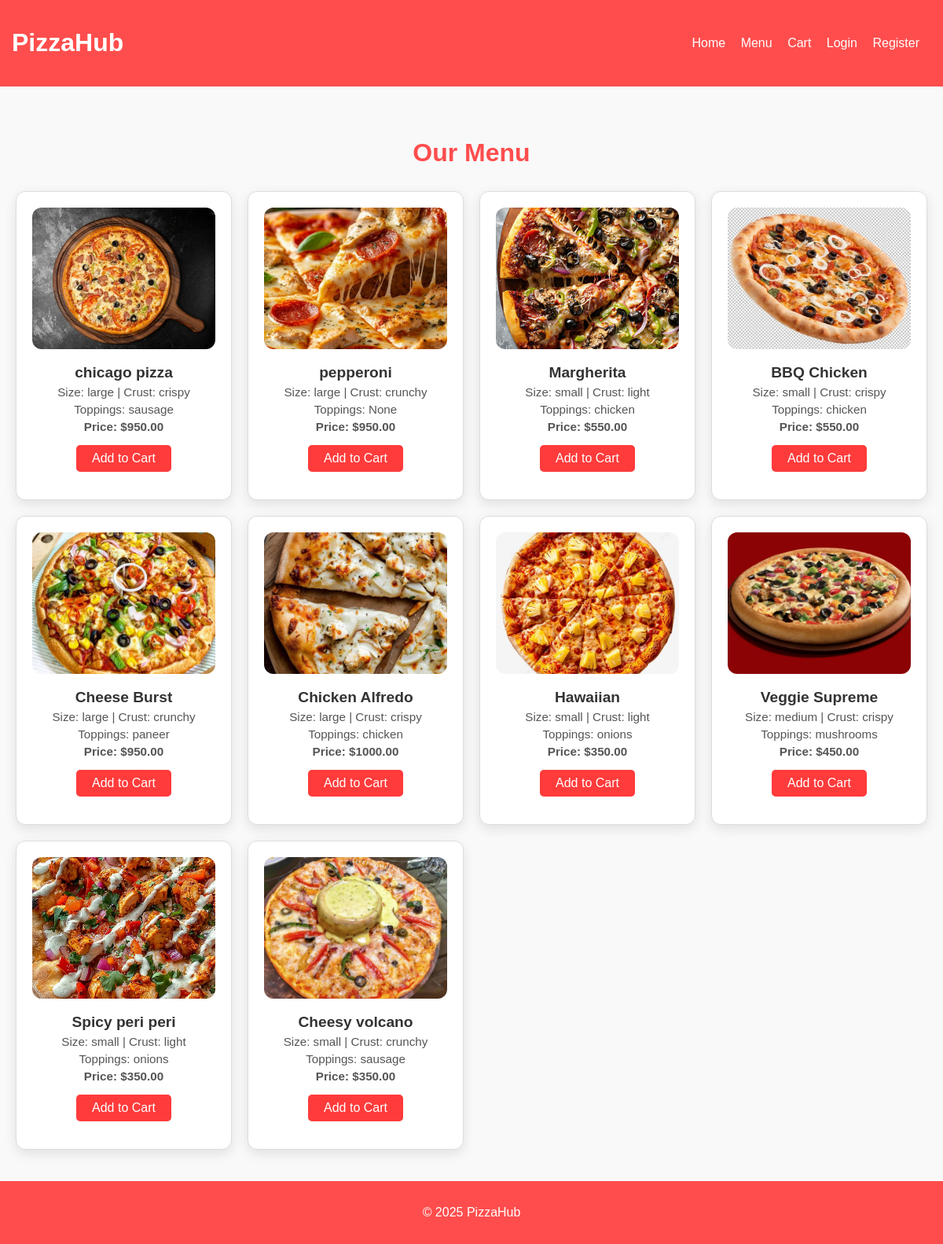
The app's page /menu/, older data.
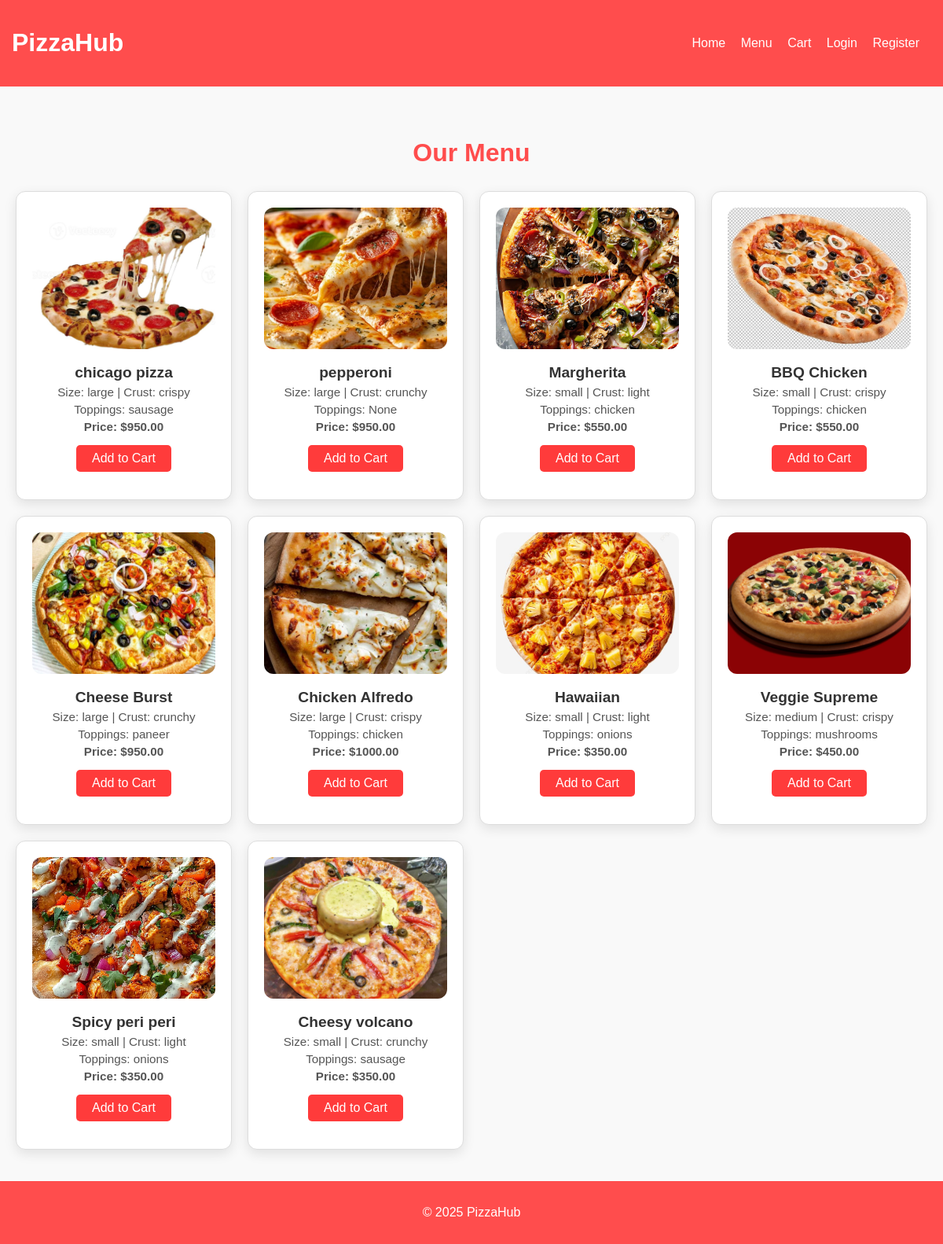
The same page, newer data.
### myapp/models.py (models this page shows, shortened)
class Pizza(models.Model):
    name = models.CharField(max_length=100)
    size = models.ForeignKey(PizzaSize, on_delete=models.PROTECT)
    crust = models.ForeignKey(PizzaCrust, on_delete=models.PROTECT)
    toppings = models.ManyToManyField(Topping, blank=True)
    image = models.ImageField(upload_to='pizzas/', null=True, blank=True)
    created_at = models.DateTimeField(auto_now_add=True)
    def calculate_total(self):
        topping_cost = sum([Decimal(t.extra_price) for t in self.toppings.all()])
        return self.size.price + topping_cost

class PizzaSize(models.Model):
    name = models.CharField(max_length=20)
    price = models.DecimalField(max_digits=5, decimal_places=2)

class PizzaCrust(models.Model):
    name = models.CharField(max_length=20)

class Topping(models.Model):
    name = models.CharField(max_length=50)
    extra_price = models.DecimalField(max_digits=5, decimal_places=2, default=0)

### myapp/views.py (the view)
# urls.py: path('menu/', views.menu, name='menu'),
def menu(request):
    pizzas = Pizza.objects.all()
    return render(request, 'myapp/menu.html', {'pizzas': pizzas})

### myapp/templates/myapp/menu.html
{% extends 'myapp/base.html' %}
{% load static %}
{% block content %}
<section class="menu-section">
    <h2>Our Menu</h2>
    <div class="pizza-list">
        {% for pizza in pizzas %}
        <div class="pizza-card">
            {% if pizza.image %}
                <img src="{{ pizza.image.url }}" alt="{{ pizza.name }}">
            {% else %}
                <img src="{% static 'myapp/images/pizza5.jpg' %}" alt="{{ pizza.name }}">
            {% endif %}
            <div class="pizza-info">
                <h3>{{ pizza.name }}</h3>
                <p>Size: {{ pizza.size.name }} | Crust: {{ pizza.crust.name }}</p>
                <p>Toppings:
                    {% for t in pizza.toppings.all %}
                        {{ t.name }}{% if not forloop.last %}, {% endif %}
                    {% empty %}
                        None
                    {% endfor %}
                </p>
                <p class="price">Price: ${{ pizza.calculate_total|floatformat:2 }}</p>
                <a href="{% url 'add_to_cart' pizza.id %}" class="btn">Add to Cart</a>
            </div>
        </div>
        {% empty %}
            <p>No pizzas available right now.</p>
        {% endfor %}
    </div>
</section>
{% endblock %}

Row changes from the older to the newer data that the page shows:
changed Pizza "chicago pizza": image: picture added
